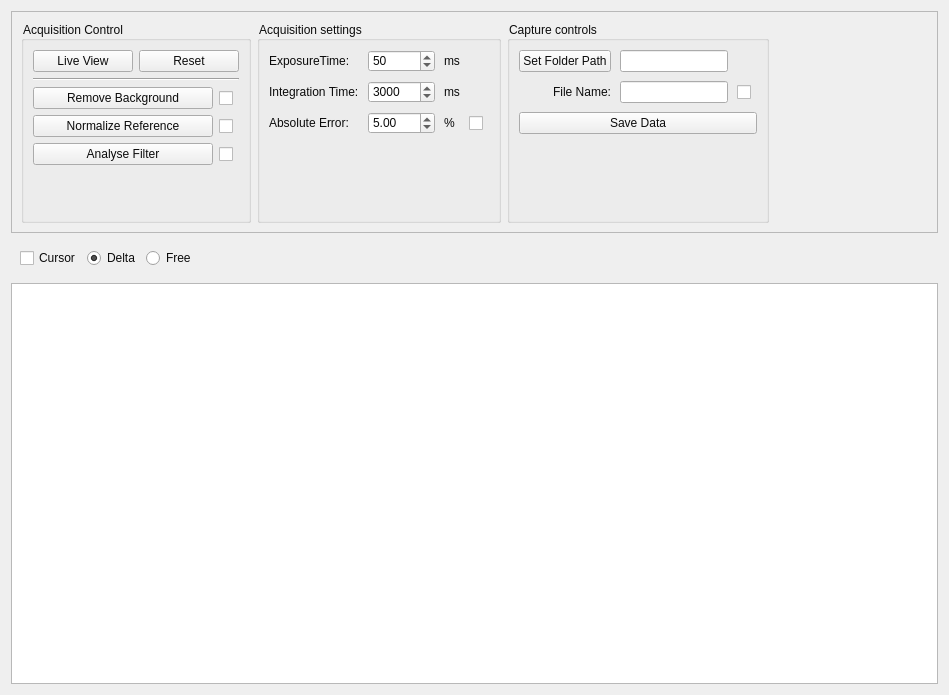
<?xml version="1.0" encoding="UTF-8"?>
<ui version="4.0">
 <class>simulationView</class>
 <widget class="QWidget" name="simulationView">
  <property name="geometry">
   <rect>
    <x>0</x>
    <y>0</y>
    <width>949</width>
    <height>695</height>
   </rect>
  </property>
  <property name="windowTitle">
   <string>Form</string>
  </property>
  <property name="styleSheet">
   <string notr="true">
QWidget{
color:#0B0B0B;
font: 11pt &quot;OpenSans-Light&quot;;
}
</string>
  </property>
  <layout class="QGridLayout" name="gridLayout">
   <item row="1" column="0">
    <widget class="QWidget" name="widget_3" native="true">
     <layout class="QHBoxLayout" name="horizontalLayout_5">
      <item>
       <widget class="QCheckBox" name="cb_cursor">
        <property name="statusTip">
         <string>Show a crosshair cursor.</string>
        </property>
        <property name="text">
         <string>Cursor</string>
        </property>
       </widget>
      </item>
      <item>
       <widget class="QRadioButton" name="rb_delta">
        <property name="toolTip">
         <string>Double-click to set a marker</string>
        </property>
        <property name="statusTip">
         <string>Double-click the Graph to set a marker</string>
        </property>
        <property name="whatsThis">
         <string>Double-click to set a marker</string>
        </property>
        <property name="text">
         <string extracomment="Double-click to set a marker">Delta</string>
        </property>
        <property name="checkable">
         <bool>true</bool>
        </property>
        <property name="checked">
         <bool>true</bool>
        </property>
       </widget>
      </item>
      <item>
       <widget class="QRadioButton" name="rb_free">
        <property name="toolTip">
         <string>Double-click to set a marker</string>
        </property>
        <property name="statusTip">
         <string>Double-click the Graph to set a marker</string>
        </property>
        <property name="whatsThis">
         <string>Double-click to set a marker</string>
        </property>
        <property name="text">
         <string extracomment="Double-click to set a marker">Free</string>
        </property>
       </widget>
      </item>
      <item>
       <spacer name="horizontalSpacer">
        <property name="orientation">
         <enum>Qt::Horizontal</enum>
        </property>
        <property name="sizeHint" stdset="0">
         <size>
          <width>40</width>
          <height>20</height>
         </size>
        </property>
       </spacer>
      </item>
     </layout>
    </widget>
   </item>
   <item row="0" column="0">
    <widget class="QFrame" name="fr_control">
     <property name="frameShape">
      <enum>QFrame::StyledPanel</enum>
     </property>
     <property name="frameShadow">
      <enum>QFrame::Raised</enum>
     </property>
     <layout class="QHBoxLayout" name="horizontalLayout_2">
      <item>
       <widget class="QGroupBox" name="AcquisitionControl">
        <property name="sizePolicy">
         <sizepolicy hsizetype="Minimum" vsizetype="Preferred">
          <horstretch>0</horstretch>
          <verstretch>0</verstretch>
         </sizepolicy>
        </property>
        <property name="autoFillBackground">
         <bool>false</bool>
        </property>
        <property name="styleSheet">
         <string notr="true">border-color: rgb(0, 0, 0);</string>
        </property>
        <property name="title">
         <string>Acquisition Control</string>
        </property>
        <layout class="QVBoxLayout" name="verticalLayout">
         <item>
          <layout class="QHBoxLayout" name="horizontalLayout_4">
           <item>
            <widget class="QFlashButton" name="pb_liveView">
             <property name="sizePolicy">
              <sizepolicy hsizetype="Preferred" vsizetype="Fixed">
               <horstretch>1</horstretch>
               <verstretch>0</verstretch>
              </sizepolicy>
             </property>
             <property name="minimumSize">
              <size>
               <width>100</width>
               <height>0</height>
              </size>
             </property>
             <property name="statusTip">
              <string>Starts data reading from the SpectrumDevice</string>
             </property>
             <property name="styleSheet">
              <string notr="true"/>
             </property>
             <property name="text">
              <string>Live View</string>
             </property>
            </widget>
           </item>
           <item>
            <widget class="QPushButton" name="pb_reset">
             <property name="sizePolicy">
              <sizepolicy hsizetype="Minimum" vsizetype="Fixed">
               <horstretch>1</horstretch>
               <verstretch>0</verstretch>
              </sizepolicy>
             </property>
             <property name="minimumSize">
              <size>
               <width>100</width>
               <height>0</height>
              </size>
             </property>
             <property name="maximumSize">
              <size>
               <width>50</width>
               <height>16777215</height>
              </size>
             </property>
             <property name="statusTip">
              <string>Resets the data and the view to initial parameters.</string>
             </property>
             <property name="text">
              <string>Reset</string>
             </property>
            </widget>
           </item>
          </layout>
         </item>
         <item>
          <widget class="Line" name="line">
           <property name="orientation">
            <enum>Qt::Horizontal</enum>
           </property>
          </widget>
         </item>
         <item>
          <widget class="QWidget" name="widget_5" native="true">
           <layout class="QHBoxLayout" name="horizontalLayout_6">
            <property name="leftMargin">
             <number>0</number>
            </property>
            <property name="topMargin">
             <number>0</number>
            </property>
            <property name="rightMargin">
             <number>0</number>
            </property>
            <property name="bottomMargin">
             <number>0</number>
            </property>
            <item>
             <layout class="QGridLayout" name="gridLayout_2">
              <item row="2" column="0">
               <widget class="QPushButton" name="pb_analyse">
                <property name="sizePolicy">
                 <sizepolicy hsizetype="Preferred" vsizetype="Fixed">
                  <horstretch>0</horstretch>
                  <verstretch>0</verstretch>
                 </sizepolicy>
                </property>
                <property name="statusTip">
                 <string>Will print a report for the OpticalDevice analysed.</string>
                </property>
                <property name="text">
                 <string>Analyse Filter</string>
                </property>
               </widget>
              </item>
              <item row="0" column="1">
               <widget class="QCheckBox" name="ind_rmBackground">
                <property name="sizePolicy">
                 <sizepolicy hsizetype="Fixed" vsizetype="Fixed">
                  <horstretch>0</horstretch>
                  <verstretch>0</verstretch>
                 </sizepolicy>
                </property>
                <property name="text">
                 <string/>
                </property>
                <property name="checkable">
                 <bool>false</bool>
                </property>
               </widget>
              </item>
              <item row="2" column="1">
               <widget class="QCheckBox" name="ind_analyse">
                <property name="sizePolicy">
                 <sizepolicy hsizetype="Fixed" vsizetype="Fixed">
                  <horstretch>0</horstretch>
                  <verstretch>0</verstretch>
                 </sizepolicy>
                </property>
                <property name="text">
                 <string/>
                </property>
                <property name="checkable">
                 <bool>false</bool>
                </property>
               </widget>
              </item>
              <item row="0" column="0">
               <widget class="QPushButton" name="pb_rmBackground">
                <property name="sizePolicy">
                 <sizepolicy hsizetype="Preferred" vsizetype="Fixed">
                  <horstretch>0</horstretch>
                  <verstretch>0</verstretch>
                 </sizepolicy>
                </property>
                <property name="statusTip">
                 <string>Acquires 1 data set. Will subtract to other data acquisition and readings.</string>
                </property>
                <property name="text">
                 <string>Remove Background</string>
                </property>
               </widget>
              </item>
              <item row="1" column="0">
               <widget class="QPushButton" name="pb_normalize">
                <property name="sizePolicy">
                 <sizepolicy hsizetype="Preferred" vsizetype="Fixed">
                  <horstretch>0</horstretch>
                  <verstretch>0</verstretch>
                 </sizepolicy>
                </property>
                <property name="statusTip">
                 <string>Will normalize the spectrum to allow for transmission/reflexion spectral analysis.</string>
                </property>
                <property name="styleSheet">
                 <string notr="true"/>
                </property>
                <property name="text">
                 <string>Normalize Reference</string>
                </property>
               </widget>
              </item>
              <item row="1" column="1">
               <widget class="QCheckBox" name="ind_normalize">
                <property name="sizePolicy">
                 <sizepolicy hsizetype="Fixed" vsizetype="Fixed">
                  <horstretch>0</horstretch>
                  <verstretch>0</verstretch>
                 </sizepolicy>
                </property>
                <property name="text">
                 <string/>
                </property>
                <property name="iconSize">
                 <size>
                  <width>16</width>
                  <height>16</height>
                 </size>
                </property>
                <property name="checkable">
                 <bool>false</bool>
                </property>
               </widget>
              </item>
             </layout>
            </item>
           </layout>
          </widget>
         </item>
         <item>
          <spacer name="verticalSpacer_2">
           <property name="orientation">
            <enum>Qt::Vertical</enum>
           </property>
           <property name="sizeType">
            <enum>QSizePolicy::Minimum</enum>
           </property>
           <property name="sizeHint" stdset="0">
            <size>
             <width>20</width>
             <height>0</height>
            </size>
           </property>
          </spacer>
         </item>
         <item>
          <spacer name="verticalSpacer_4">
           <property name="orientation">
            <enum>Qt::Vertical</enum>
           </property>
           <property name="sizeHint" stdset="0">
            <size>
             <width>20</width>
             <height>40</height>
            </size>
           </property>
          </spacer>
         </item>
         <item>
          <widget class="QWidget" name="widget_6" native="true">
           <layout class="QHBoxLayout" name="horizontalLayout_7">
            <property name="leftMargin">
             <number>0</number>
            </property>
            <property name="topMargin">
             <number>0</number>
            </property>
            <property name="rightMargin">
             <number>0</number>
            </property>
            <property name="bottomMargin">
             <number>0</number>
            </property>
           </layout>
          </widget>
         </item>
        </layout>
       </widget>
      </item>
      <item>
       <widget class="QGroupBox" name="AcquisitionSettings">
        <property name="sizePolicy">
         <sizepolicy hsizetype="Minimum" vsizetype="Preferred">
          <horstretch>0</horstretch>
          <verstretch>0</verstretch>
         </sizepolicy>
        </property>
        <property name="autoFillBackground">
         <bool>false</bool>
        </property>
        <property name="styleSheet">
         <string notr="true">border-color: rgb(0, 0, 0);</string>
        </property>
        <property name="title">
         <string>Acquisition settings</string>
        </property>
        <layout class="QVBoxLayout" name="verticalLayout_2">
         <property name="spacing">
          <number>0</number>
         </property>
         <item>
          <widget class="QWidget" name="widget" native="true">
           <layout class="QHBoxLayout" name="horizontalLayout">
            <property name="leftMargin">
             <number>0</number>
            </property>
            <property name="topMargin">
             <number>0</number>
            </property>
            <property name="rightMargin">
             <number>0</number>
            </property>
            <property name="bottomMargin">
             <number>0</number>
            </property>
           </layout>
          </widget>
         </item>
         <item>
          <layout class="QGridLayout" name="gridLayout_3">
           <property name="bottomMargin">
            <number>0</number>
           </property>
           <property name="spacing">
            <number>9</number>
           </property>
           <item row="1" column="2">
            <widget class="QSpinBox" name="sb_acqTime">
             <property name="minimumSize">
              <size>
               <width>0</width>
               <height>0</height>
              </size>
             </property>
             <property name="statusTip">
              <string>Sets the integration time on the SpectrumDevice.</string>
             </property>
             <property name="minimum">
              <number>10</number>
             </property>
             <property name="maximum">
              <number>999999</number>
             </property>
             <property name="singleStep">
              <number>100</number>
             </property>
             <property name="value">
              <number>3000</number>
             </property>
            </widget>
           </item>
           <item row="0" column="0">
            <widget class="QLabel" name="la_acqTime">
             <property name="text">
              <string>ExposureTime:</string>
             </property>
            </widget>
           </item>
           <item row="1" column="3">
            <widget class="QLabel" name="label_3">
             <property name="text">
              <string>ms</string>
             </property>
            </widget>
           </item>
           <item row="2" column="3">
            <widget class="QLabel" name="label_4">
             <property name="text">
              <string>% </string>
             </property>
            </widget>
           </item>
           <item row="2" column="2">
            <widget class="QDoubleSpinBox" name="sb_absError">
             <property name="sizePolicy">
              <sizepolicy hsizetype="Minimum" vsizetype="Fixed">
               <horstretch>0</horstretch>
               <verstretch>0</verstretch>
              </sizepolicy>
             </property>
             <property name="minimumSize">
              <size>
               <width>0</width>
               <height>0</height>
              </size>
             </property>
             <property name="statusTip">
              <string>If selected, Will exclude data which has a standard deviation higher than (value).</string>
             </property>
             <property name="minimum">
              <double>0.100000000000000</double>
             </property>
             <property name="maximum">
              <double>99.000000000000000</double>
             </property>
             <property name="singleStep">
              <double>0.100000000000000</double>
             </property>
             <property name="value">
              <double>5.000000000000000</double>
             </property>
            </widget>
           </item>
           <item row="2" column="0">
            <widget class="QLabel" name="label">
             <property name="text">
              <string>Absolute Error:</string>
             </property>
            </widget>
           </item>
           <item row="1" column="0">
            <widget class="QLabel" name="la_acqTime_3">
             <property name="text">
              <string>Integration Time:</string>
             </property>
            </widget>
           </item>
           <item row="0" column="3">
            <widget class="QLabel" name="label_2">
             <property name="text">
              <string>ms</string>
             </property>
            </widget>
           </item>
           <item row="0" column="2">
            <widget class="QSpinBox" name="sb_exposure">
             <property name="sizePolicy">
              <sizepolicy hsizetype="Preferred" vsizetype="Fixed">
               <horstretch>0</horstretch>
               <verstretch>0</verstretch>
              </sizepolicy>
             </property>
             <property name="minimumSize">
              <size>
               <width>0</width>
               <height>0</height>
              </size>
             </property>
             <property name="statusTip">
              <string>Sets exposure time one the SpectrumDevice.</string>
             </property>
             <property name="minimum">
              <number>4</number>
             </property>
             <property name="maximum">
              <number>99999</number>
             </property>
             <property name="singleStep">
              <number>10</number>
             </property>
             <property name="value">
              <number>50</number>
             </property>
            </widget>
           </item>
           <item row="2" column="4">
            <widget class="QCheckBox" name="cb_absError">
             <property name="statusTip">
              <string>Activates data exclusion. Requires Normalization.</string>
             </property>
             <property name="text">
              <string/>
             </property>
            </widget>
           </item>
          </layout>
         </item>
         <item>
          <spacer name="verticalSpacer">
           <property name="orientation">
            <enum>Qt::Vertical</enum>
           </property>
           <property name="sizeType">
            <enum>QSizePolicy::MinimumExpanding</enum>
           </property>
           <property name="sizeHint" stdset="0">
            <size>
             <width>20</width>
             <height>0</height>
            </size>
           </property>
          </spacer>
         </item>
        </layout>
       </widget>
      </item>
      <item>
       <widget class="QGroupBox" name="AcquisitionSettings_2">
        <property name="sizePolicy">
         <sizepolicy hsizetype="Minimum" vsizetype="Preferred">
          <horstretch>0</horstretch>
          <verstretch>0</verstretch>
         </sizepolicy>
        </property>
        <property name="maximumSize">
         <size>
          <width>1000000</width>
          <height>16777215</height>
         </size>
        </property>
        <property name="autoFillBackground">
         <bool>false</bool>
        </property>
        <property name="styleSheet">
         <string notr="true">border-color: rgb(0, 0, 0);</string>
        </property>
        <property name="title">
         <string>Capture controls</string>
        </property>
        <layout class="QVBoxLayout" name="verticalLayout_3">
         <property name="spacing">
          <number>0</number>
         </property>
         <item>
          <widget class="QWidget" name="widget_2" native="true">
           <layout class="QHBoxLayout" name="horizontalLayout_3">
            <property name="leftMargin">
             <number>0</number>
            </property>
            <property name="topMargin">
             <number>0</number>
            </property>
            <property name="rightMargin">
             <number>0</number>
            </property>
            <property name="bottomMargin">
             <number>0</number>
            </property>
           </layout>
          </widget>
         </item>
         <item>
          <layout class="QGridLayout" name="gridLayout_4">
           <property name="leftMargin">
            <number>0</number>
           </property>
           <property name="topMargin">
            <number>0</number>
           </property>
           <property name="bottomMargin">
            <number>9</number>
           </property>
           <property name="spacing">
            <number>9</number>
           </property>
           <item row="0" column="0">
            <widget class="QPushButton" name="pb_setFolderPath">
             <property name="sizePolicy">
              <sizepolicy hsizetype="Minimum" vsizetype="Fixed">
               <horstretch>0</horstretch>
               <verstretch>0</verstretch>
              </sizepolicy>
             </property>
             <property name="statusTip">
              <string>Opens a dialog box to select destination filer.</string>
             </property>
             <property name="text">
              <string>Set Folder Path</string>
             </property>
            </widget>
           </item>
           <item row="1" column="0">
            <widget class="QLabel" name="la_fileName">
             <property name="sizePolicy">
              <sizepolicy hsizetype="Preferred" vsizetype="Preferred">
               <horstretch>0</horstretch>
               <verstretch>0</verstretch>
              </sizepolicy>
             </property>
             <property name="text">
              <string>File Name:</string>
             </property>
             <property name="alignment">
              <set>Qt::AlignRight|Qt::AlignTrailing|Qt::AlignVCenter</set>
             </property>
            </widget>
           </item>
           <item row="0" column="2">
            <widget class="QLineEdit" name="le_folerPath">
             <property name="sizePolicy">
              <sizepolicy hsizetype="Preferred" vsizetype="Fixed">
               <horstretch>0</horstretch>
               <verstretch>0</verstretch>
              </sizepolicy>
             </property>
            </widget>
           </item>
           <item row="1" column="2">
            <widget class="QLineEdit" name="le_fileName">
             <property name="sizePolicy">
              <sizepolicy hsizetype="Preferred" vsizetype="Fixed">
               <horstretch>0</horstretch>
               <verstretch>0</verstretch>
              </sizepolicy>
             </property>
             <property name="statusTip">
              <string>Set the name of the file that will be saved.</string>
             </property>
            </widget>
           </item>
           <item row="1" column="3">
            <widget class="QCheckBox" name="cb_index">
             <property name="sizePolicy">
              <sizepolicy hsizetype="Minimum" vsizetype="Fixed">
               <horstretch>0</horstretch>
               <verstretch>0</verstretch>
              </sizepolicy>
             </property>
             <property name="toolTip">
              <string/>
             </property>
             <property name="statusTip">
              <string>Autoindexing?</string>
             </property>
             <property name="whatsThis">
              <string/>
             </property>
             <property name="layoutDirection">
              <enum>Qt::LeftToRight</enum>
             </property>
             <property name="text">
              <string/>
             </property>
            </widget>
           </item>
          </layout>
         </item>
         <item>
          <widget class="QPushButton" name="pb_saveData">
           <property name="sizePolicy">
            <sizepolicy hsizetype="Minimum" vsizetype="Fixed">
             <horstretch>0</horstretch>
             <verstretch>0</verstretch>
            </sizepolicy>
           </property>
           <property name="statusTip">
            <string>Saves data as a .csv</string>
           </property>
           <property name="text">
            <string>Save Data</string>
           </property>
          </widget>
         </item>
         <item>
          <spacer name="verticalSpacer_3">
           <property name="orientation">
            <enum>Qt::Vertical</enum>
           </property>
           <property name="sizeType">
            <enum>QSizePolicy::MinimumExpanding</enum>
           </property>
           <property name="sizeHint" stdset="0">
            <size>
             <width>20</width>
             <height>0</height>
            </size>
           </property>
          </spacer>
         </item>
        </layout>
       </widget>
      </item>
      <item>
       <spacer name="horizontalSpacer_4">
        <property name="orientation">
         <enum>Qt::Horizontal</enum>
        </property>
        <property name="sizeType">
         <enum>QSizePolicy::Expanding</enum>
        </property>
        <property name="sizeHint" stdset="0">
         <size>
          <width>0</width>
          <height>20</height>
         </size>
        </property>
       </spacer>
      </item>
     </layout>
    </widget>
   </item>
   <item row="2" column="0">
    <widget class="GraphicsLayoutWidget" name="pyqtgraphWidget">
     <property name="sizePolicy">
      <sizepolicy hsizetype="Expanding" vsizetype="Expanding">
       <horstretch>0</horstretch>
       <verstretch>1</verstretch>
      </sizepolicy>
     </property>
     <property name="minimumSize">
      <size>
       <width>0</width>
       <height>400</height>
      </size>
     </property>
    </widget>
   </item>
  </layout>
 </widget>
 <customwidgets>
  <customwidget>
   <class>GraphicsLayoutWidget</class>
   <extends>QGraphicsView</extends>
   <header>pyqtgraph.h</header>
   <container>1</container>
  </customwidget>
  <customwidget>
   <class>QFlashButton</class>
   <extends>QPushButton</extends>
   <header>QFlashButton.h</header>
  </customwidget>
 </customwidgets>
 <resources/>
 <connections/>
</ui>
